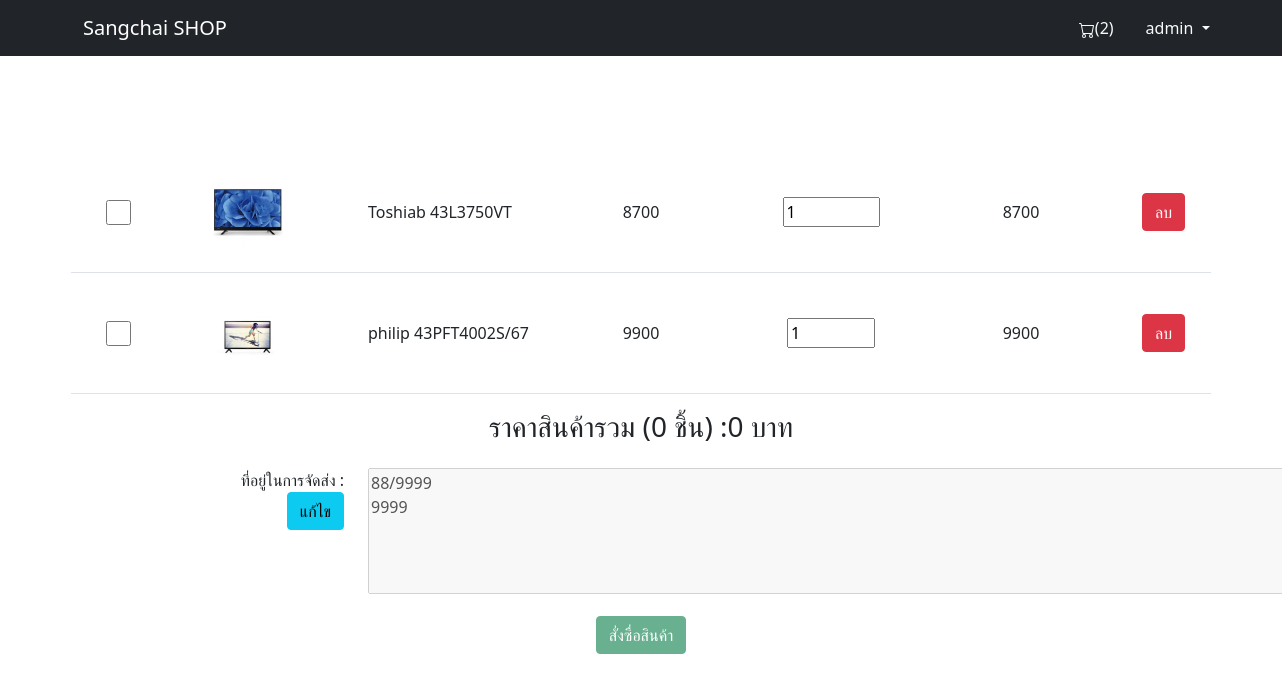
The page /cart.php (signed in) on the database its author committed.
### tables this page shows
CREATE TABLE `cartinfo` (
  `cartid` int(10) NOT NULL,
  `productid` int(10) NOT NULL,
  `count` int(10) NOT NULL
);

CREATE TABLE `product` (
  `productid` int(3) NOT NULL,
  `typeid` int(3) NOT NULL,
  `brandid` int(3) NOT NULL,
  `PDname` varchar(50) NOT NULL,
  `price` int(7) NOT NULL,
  `count` int(3) NOT NULL,
  `picture` varchar(255) NOT NULL,
  `info` varchar(8000) NOT NULL
);

CREATE TABLE `user_data` (
  `userid` int(10) NOT NULL,
  `username` varchar(50) NOT NULL,
  `name` varchar(50) NOT NULL,
  `lastname` varchar(50) NOT NULL,
  `gender` varchar(6) NOT NULL,
  `address` varchar(300) NOT NULL,
  `email` varchar(50) NOT NULL,
  `PhonNumber` int(10) NOT NULL,
  `password` varchar(40) NOT NULL,
  `identity` varchar(5) DEFAULT NULL
);

### cart.php (the view, shortened to what this page needs)
<?php
include('conectDB.php');
?>
<!DOCTYPE html>
<html lang="en">
<head>
    <link rel="stylesheet" href="style.css">
    <link href="https://cdn.jsdelivr.net/npm/bootstrap@5.0.0-beta3/dist/css/bootstrap.min.css" rel="stylesheet">
</head>
<body>
    <nav class="navbar navbar-expand-lg navbar-dark bg-dark justify-content-between flex-nowrap flex-row">
        <div class="container">
            <a href="index.php" class="navbar-brand float-left">Sangchai SHOP</a>
            <div class="row">
                <div class=" col-lg-6 d-flex justify-content-end p-0">
                    <?php if (isset($_SESSION['userid'])) {
                        $usid = $_SESSION['userid'];
                        $sqlcart = "SELECT * FROM cart WHERE userid=$usid";
                        $re = mysqli_query($conect, $sqlcart);
                        if (mysqli_num_rows($re) == 1) {
                            $rowcart = mysqli_fetch_array($re);
                            $cartid = $rowcart['cartid'];
                            $sqlcart = "SELECT * FROM cartinfo WHERE cartid=$cartid";
                            $re = mysqli_query($conect, $sqlcart);
                            $countcart = 0;
                            while ($rowcart = mysqli_fetch_array($re)) {
                                $countcart += $rowcart['count'];
                            }
                        } else {
                            $countcart = 0;
                        }
                    } else {
                        $countcart = 0;
                    }
                    ?>
                    <a href="cart.php" class="nav-link text-light">(<label id="cart"><?php echo $countcart; ?></label>)</a>
                </div>
                <div class="dropdown col-lg-6 d-flex justify-content-start p-0">
                    <a class="nav-link text-light dropdown-toggle" href="#" role="button" id="dropdownMenuLink" data-bs-toggle="dropdown" aria-expanded="false">
                        <?php echo $_SESSION['username'] ?>
                    </a>
                </div>
            </div>
        </div>
    </nav>
    <div class="mt-5 pt-5 container">
        <?php
        $userid = $_SESSION['userid'];
        $sql = "SELECT * FROM cart WHERE userid=$userid";
        $cartID = mysqli_query($conect, $sql);
        ?>
        <?php if (mysqli_num_rows($cartID) == 1) :
        ?>
            <?php $cartID = mysqli_fetch_array($cartID);
            $cartID = $cartID['cartid'];
            $sql = "SELECT * FROM cartinfo WHERE cartid=$cartID";
            $cart = mysqli_query($conect, $sql);
            ?>
            <?php if (mysqli_num_rows($cart) > 0) : ?>
                <?php $Cwhile = 0; ?>
                <div id="table">
                    <?php while ($rowcart = mysqli_fetch_array($cart)) { ?>
                        <?php $PDid = $rowcart['productid'];
                        $sql = "SELECT * FROM product WHERE productid=$PDid";
                        $product = mysqli_query($conect, $sql); ?>
                        <?php $rowProduct = mysqli_fetch_array($product); ?>
                        <div class="row border-bottom">
                            <div class="col-md-1 d-flex justify-content-center align-items-center">
                                <input class="chekbox largerCheckbox" type="checkbox" value="<?php echo $rowProduct['productid'] ?>" onchange="enableOrderbtn()" />
                            </div>
                            <div class="col-md-2">
                                <div class="frampiccart">
                                    <?php if (is_null($rowProduct['picture']) || $rowProduct['picture'] == "") {
                                        $imgurl = "ไม่มีภาพ";
                                        echo $imgurl;
                                    } else {
                                        $imgurl = 'productPic/' . $rowProduct['picture'];
                                    } ?>
                                    <img src="<?php echo $imgurl; ?>" class="picincart" alt="<?php echo $rowProduct['productid'] ?>" id="pdid<?php echo $Cwhile ?>">
                                </div>
                            </div>
                            <div class="col-md-2 d-flex justify-content-start align-items-center">
                                <label class="PDnamecart"><?php echo $rowProduct['PDname'] ?></label>
                            </div>
                            <div class="col-md-2 d-flex justify-content-center align-items-center">
                                <label class="PDpricecart"><?php echo $rowProduct['price'] ?></label>
                            </div>
                            <div class="col-md-2 d-flex justify-content-center align-items-center">
                                <input type="number" min="1" maxlength="3" max="<?php echo $rowProduct['count'] ?>" value="<?php echo $rowcart['count'] ?>" id="count<?php echo $Cwhile ?>" onfocus="savecurrentcount(this)" onfocusout="chek_null(this,<?php echo $Cwhile ?>,<?php echo $cartID ?>,<?php echo $rowcart['productid'] ?>)" oninput="C_chek_and_saveDB(this,'<?php echo $rowcart['productid']; ?>',<?php echo $rowcart['cartid'] ?>,<?php echo $Cwhile ?>,<?php echo $rowProduct['count'] ?>)" onkeyup="sumorder()" onclick="sumorder()">
                            </div>
                            <div class="col-md-2 d-flex justify-content-center align-items-center">
                                <label class="pricesum" id="sumPD<?php echo $Cwhile ?>"><?php echo (($rowProduct['price']) * ($rowcart['count'])); ?></label></td>
                            </div>
                            <div class="col-md-1 d-flex justify-content-center align-items-center">
                                <a href="delPd_InCart.php?cartid=<?php echo $rowcart['cartid'] ?>&productid=<?php echo $rowcart['productid'] ?>"><button class="btn btn-danger">ลบ</button></a>
                            </div>
                        </div>
                        <?php $Cwhile += 1; ?>
                    <?php } ?>
                </div>
                <div class="mt-3 d-flex justify-content-center">
                    <h3 id="txt1">ราคาสินค้ารวม (0 ชิ้น) : </h3>
                    <h3 id="sumorder">0 บาท</h3>
                </div>
                <div class="mt-3">
                    <div class="row">
                        <div class="col-md-3 ">
                            <label for="" class="d-flex justify-content-end">ที่อยู่ในการจัดส่ง : </label>
                            <div class="d-flex justify-content-end">
                                <button onclick="editAddressON()" id="editbtn" class="btn btn-info">แก้ไข</button>
                            </div>
                        </div>
                        <div class="col-md-9">
                            <?php $sql = "SELECT address FROM user_data WHERE userid=$userid";
                            $address = mysqli_query($conect, $sql);
                            $address = mysqli_fetch_array($address);
                            ?>
                            <textarea id="address" cols="100" rows="5" disabled><?php echo $address['address'] ?></textarea>
                        </div>
                    </div>
                </div>
                <div class="mt-3 d-flex justify-content-center">
                    <button class="btn btn-success" id="buyorderbtn" onclick="submitorder()" disabled>สั่งซื่อสินค้า</button>
                </div>
            <?php else : ?>
                <div class="d-flex justify-content-center text-secondary">
                    <h1 class="emcartP">ไม่มีสินค้าในรถเข็นของคุณ</h1>
                </div>
            <?php endif ?>
        <?php else : ?>
            <div class="d-flex justify-content-center text-secondary">
                <h1 class="emcartP">ไม่มีสินค้าในรถเข็นของคุณ</h1>
            </div>
        <?php endif ?>
    </div>
</body>
</html>

### style.css (style rules this page uses)
.frampiccart { position: relative; width: 140px; height: 115px; display: inline-block; margin: 5px auto 0px auto; overflow: hidden; background-color: white; border-radius: 10px; float: left; }
.picincart { position: absolute; top: 0; bottom: 0; left: 0; right: 0; margin: auto; height: auto; width: 50%; }

### cart.php (style rules this page uses)
input.largerCheckbox { width: 25px; height: 25px; }

### rows shown on the page
cartinfo: productid.picture (picture), productid.PDname "Toshiab 43L3750VT", productid.price "8700", count "1", ($rowProduct['price'])*($rowcart['count']) "8700"
cartinfo: productid.picture (picture), productid.PDname "philip 43PFT4002S/67", productid.price "9900", count "1", ($rowProduct['price'])*($rowcart['count']) "9900"
user_data: address "88/9999 9999"

### other values the page prints
$countcart "2"
$_SESSION['username'] "admin"
